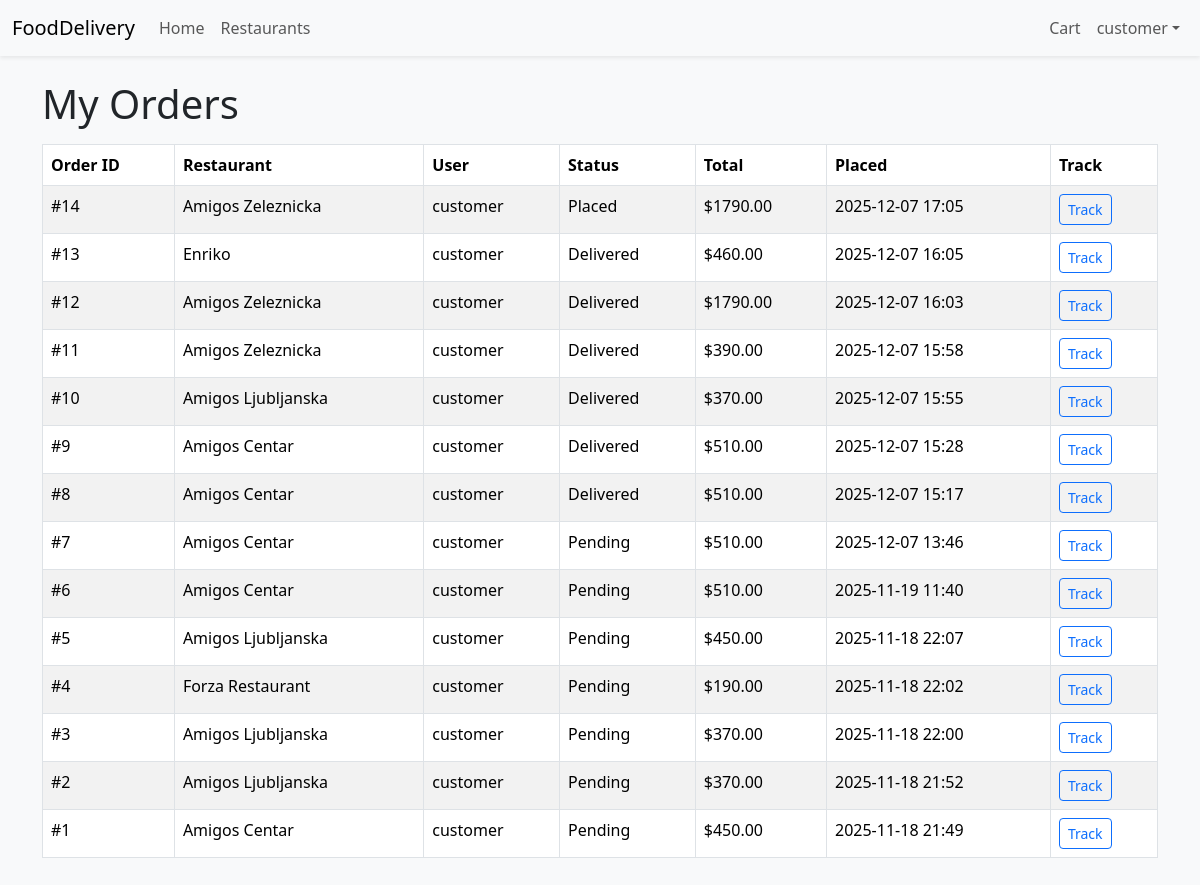
Before: /orders/my/ (signed in) with the older database file.
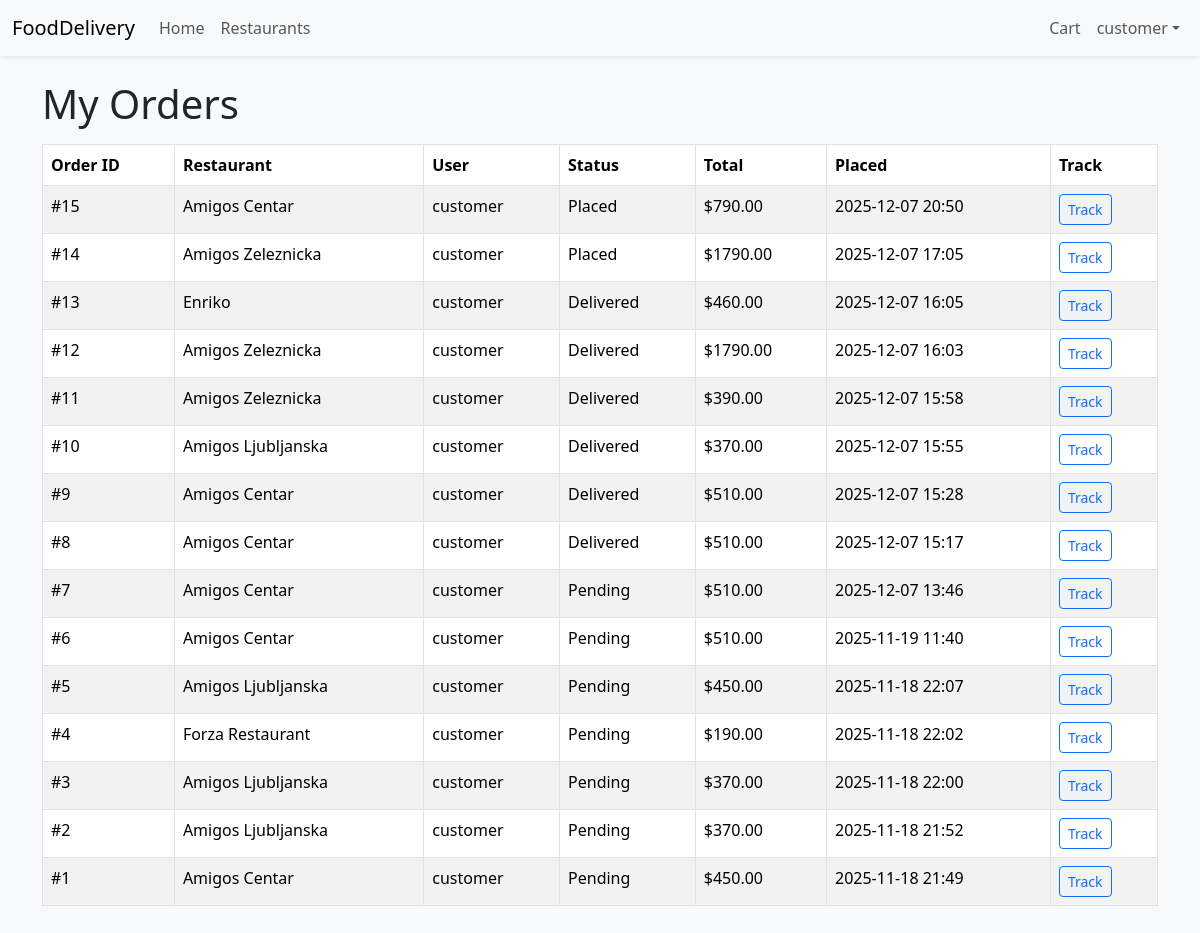
After: the same page with the newer database file.
### orders/models.py (models this page shows, shortened)
class Order(models.Model):
    STATUS_PLACED = "placed" # moja promena
    STATUS_ACCEPTED = "accepted"
    STATUS_PENDING = 'pending'
    STATUS_CONFIRMED = 'confirmed'
    STATUS_PICKED_UP = 'picked_up'
    STATUS_CANCELED = 'canceled'
    STATUS_DELIVERED = 'delivered'
    STATUS_CHOICES: list[tuple[str, str]] = [
        (STATUS_PLACED, "Placed"), # moja promena
        (STATUS_ACCEPTED, "Accepted"),
        (STATUS_PENDING, 'Pending'),
        (STATUS_CONFIRMED, 'Confirmed'),
        (STATUS_PICKED_UP, 'Picked up'),
        (STATUS_DELIVERED, 'Delivered'),
        (STATUS_CANCELED, 'Canceled'),
    ]
    user = models.ForeignKey(
        settings.AUTH_USER_MODEL,
        on_delete=models.CASCADE,
        related_name='orders',
        help_text='The customer who placed the order',
    )
    restaurant = models.ForeignKey(
        Restaurant,
        on_delete=models.CASCADE,
        related_name='orders',
        help_text='Restaurant that will fulfil the order',
    )
    courier = models.ForeignKey(
        settings.AUTH_USER_MODEL,
        on_delete=models.SET_NULL,
        related_name='deliveries',
        null=True,
        blank=True,
        help_text='Courier assigned to deliver the order',
    )
    status = models.CharField(
        max_length=20,
        choices=STATUS_CHOICES,
        default=STATUS_PLACED, #moja promena
        help_text='Current status of the order',
    )
    subtotal = models.DecimalField(
        max_digits=10,
        decimal_places=2,
        default=Decimal('0.00'),
        help_text='Sum of line totals before delivery fees',
    )
    delivery_fee = models.DecimalField(
        max_digits=10,
        decimal_places=2,
        default=Decimal('0.00'),
        help_text='Delivery fee applied to the order',
    )
    total = models.DecimalField(
        max_digits=10,
        decimal_places=2,
        default=Decimal('0.00'),
        help_text='Grand total including fees',
    )
    created_at = models.DateTimeField(auto_now_add=True)
    updated_at = models.DateTimeField(auto_now=True)
    class Meta:
        ordering = ['-created_at']

### restaurants/models.py (models this page shows, shortened)
class Restaurant(models.Model):
    name = models.CharField(max_length=255)
    description = models.TextField(blank=True)
    address = models.CharField(max_length=255, blank=True)
    image = models.ImageField(upload_to='restaurants/', blank=True, null=True)
    image_url = models.URLField(blank=True)   # added
    open_hours = models.CharField(max_length=255, blank=True)
    category = models.CharField(max_length=100, blank=True)
    is_open = models.BooleanField(default=True)
    owner = models.ForeignKey(
        settings.AUTH_USER_MODEL,
        on_delete=models.CASCADE,
        related_name='owned_restaurants',
        help_text='The owner of this restaurant',
    )
    created_at = models.DateTimeField(auto_now_add=True)
    updated_at = models.DateTimeField(auto_now=True)
    class Meta:
        ordering = ['name']

### accounts/models.py (models this page shows, shortened)
class User(AbstractUser):
    ROLE_CUSTOMER = 'customer'
    ROLE_COURIER = 'courier'
    ROLE_OWNER = 'owner'
    ROLE_ADMIN = 'admin'
    ROLE_CHOICES: list[tuple[str, str]] = [
        (ROLE_CUSTOMER, 'Customer'),
        (ROLE_COURIER, 'Courier'),
        (ROLE_OWNER, 'Owner'),
        (ROLE_ADMIN, 'Administrator'),
    ]
    role = models.CharField(
        max_length=20,
        choices=ROLE_CHOICES,
        default=ROLE_CUSTOMER,
        help_text='Designates the role of the user in the platform.'
    )
    def is_courier(self) -> bool:
        return self.role == self.ROLE_COURIER
    def is_owner(self) -> bool:
        return self.role == self.ROLE_OWNER
    def is_admin(self) -> bool:
        return self.role == self.ROLE_ADMIN or self.is_superuser

### orders/views.py (the view)
# urls.py: path('my/', MyOrdersView.as_view(), name='my_orders'),
class MyOrdersView(LoginRequiredMixin, View):
    template_name = 'orders/order_list.html'
    def get(self, request: HttpRequest) -> HttpResponse:
        orders = Order.objects.filter(user=request.user).select_related('restaurant')
        return render(request, self.template_name, {'orders': orders})

### core/context_processors.py (called while the page is built)
def stripe_public_key(request):
    return {
        'STRIPE_PUBLIC_KEY': getattr(settings, 'STRIPE_PUBLIC_KEY', '')
    }

### templates/orders/order_list.html (shortened to what this page needs)
{% extends 'base.html' %}
{% block content %}
    <div class="container">
        {% if owner_mode %}
            <h1 class="mb-3">Orders for Your Restaurants</h1>
        {% elif courier_mode %}
            <h1 class="mb-3">Orders to Deliver</h1>
        {% else %}
            <h1 class="mb-3">My Orders</h1>
        {% endif %}
        {% if orders %}
            <table class="table table-striped table-bordered">
                <thead>
                <tr>
                    <th>Order ID</th>
                    <th>Restaurant</th>
                    <th>User</th>
                    <th>Status</th>
                    <th>Total</th>
                    <th>Placed</th>
                    {% if not owner_mode and not courier_mode %}
                        <th>Track</th>
                    {% endif %}
                </tr>
                </thead>
                <tbody>
                {% for order in orders %}
                    <tr>
                        <td>#{{ order.id }}</td>
                        <td>{{ order.restaurant.name }}</td>
                        <td>{{ order.user.username }}</td>
                        <td>{{ order.get_status_display }}</td>
                        <td>${{ order.total }}</td>
                        <td>{{ order.created_at|date:'Y-m-d H:i' }}</td>
                        {% if not owner_mode and not courier_mode %}
                            <td>
                                {% if order.status != 'PENDING' %}
                                    <a href="{% url 'orders:track_order' order.id %}"
                                       class="btn btn-sm btn-outline-primary">
                                        Track
                                    </a>
                                {% else %}
                                    <span class="text-muted">—</span>
                                {% endif %}
                            </td>
                        {% endif %}
                    </tr>
                {% endfor %}
                </tbody>
            </table>
        {% else %}
            <p>No orders found.</p>
        {% endif %}
    </div>
{% endblock %}

Changed rows visible on the page:
added Order: id "15", restaurant.name "Amigos Centar", user.username "customer", status "Placed", total "790.00", created_at "2025-12-07 20:50", shows "Track"
